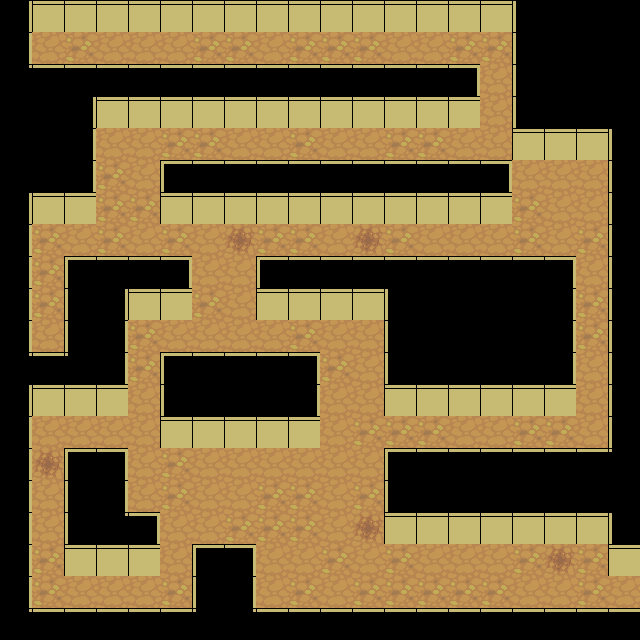

A 2D game scene composited from a Tiled map and its tileset images. What follows is a short description and the map's XML, with each tile layer's data collapsed to a summary:
An orthogonal 20x20 tile map with 32x32 px tiles, 2 tile layers (Background, Objects), 2 tilesets.

<map version="1.0" orientation="orthogonal" renderorder="right-down" width="20" height="20" tilewidth="32" tileheight="32">
 <tileset firstgid="1" name="wall" tilewidth="32" tileheight="32">
  <image source="wall.png" width="225" height="226" />
 </tileset>
 <tileset firstgid="50" name="terrain" tilewidth="32" tileheight="32">
  <image source="terrain.png" width="1024" height="1024" />
 </tileset>
 <layer name="Background" width="20" height="20">
  <data>[400 cells, 400 non-empty, 3 distinct tile ids]</data>
 </layer>
 <layer name="Objects" width="20" height="20">
  <data>[400 cells, 247 non-empty, 9 distinct tile ids]</data>
 </layer>
</map>
